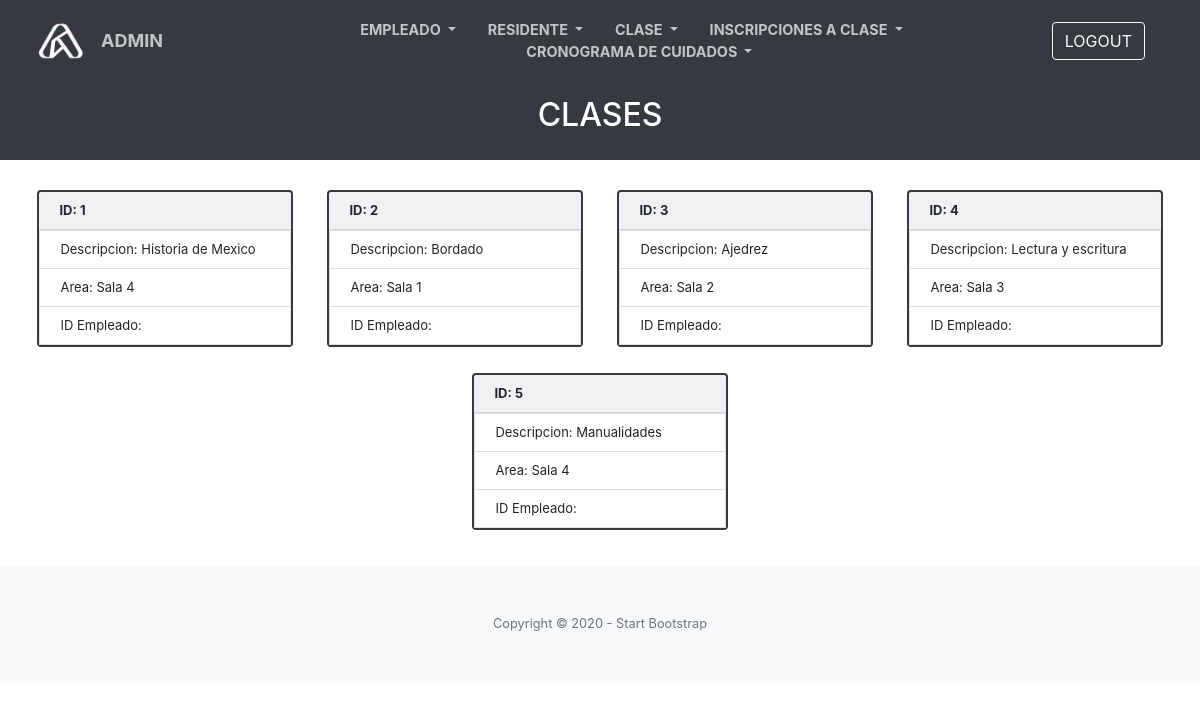
Screenshot of /ver_clase.php with the database file from the repository.
### tables this page shows
create table Clase (
ID smallint not null auto_increment,
Descripcion char(30) not null,
Area char(20),
ID_Empleado smallint not null,
foreign key (ID_Empleado)
	references Empleado(ID)
    ON UPDATE CASCADE ON DELETE cascade,
primary key (ID)
);

### public_html/ver_clase.php (the view, shortened to what this page needs)
<?php
include('db.php');
?>
<!DOCTYPE html>
<html lang="en">
<head>
    <link rel="stylesheet" href="css/style.css">
    <link href="css/styles.css" rel="stylesheet" />
</head>
<body>
    <nav class="navbar navbar-expand-lg navbar-light fixed-top py-3 ml-0 " id="mainNav">
        <div class="container ml-1">
            <a class="navbar-brand js-scroll-trigger" href="index.php"><img src="img/logo5.png" class="logo" id="logo" alt=""></a>
            <a class="navbar-brand js-scroll-trigger mr-5" href="inicio_admin.php" style="font-size: 18px;">ADMIN</a>
            <div class="collapse navbar-collapse ml-5" id="navbarResponsive">
                <ul class="navbar-nav nav justify-content-center mr-5">
                    <li class="nav-item dropdown show">
                        <a class="nav-link js-scroll-trigger dropdown-toggle" href="#" role="button" id="dropdownMenuLink" data-toggle="dropdown" aria-haspopup="true" aria-expanded="false">
                            EMPLEADO
                        </a>
                    </li>
                    <li class="nav-item dropdown show">
                        <a class="nav-link js-scroll-trigger dropdown-toggle" href="#" role="button" id="dropdownMenuLink" data-toggle="dropdown" aria-haspopup="true" aria-expanded="false">
                            RESIDENTE
                        </a>
                    </li>
                    <li class="nav-item dropdown show">
                        <a class="nav-link js-scroll-trigger dropdown-toggle" href="#" role="button" id="dropdownMenuLink" data-toggle="dropdown" aria-haspopup="true" aria-expanded="false">
                            CLASE
                        </a>
                    </li>
                    <li class="nav-item dropdown show">
                        <a class="nav-link js-scroll-trigger dropdown-toggle" href="#" role="button" id="dropdownMenuLink" data-toggle="dropdown" aria-haspopup="true" aria-expanded="false">
                            INSCRIPCIONES A CLASE
                        </a>
                    </li>
                    <li class="nav-item dropdown show">
                        <a class="nav-link js-scroll-trigger dropdown-toggle" href="#" role="button" id="dropdownMenuLink" data-toggle="dropdown" aria-haspopup="true" aria-expanded="false">
                            CRONOGRAMA DE CUIDADOS
                        </a>
                    </li>
                </ul>
            </div>
            <a class="btn btn-outline-light" href="logout.php"><span class="glyphicon glyphicon-log-in"></span> LOGOUT</a>
        </div>
    </nav>
    <section class="bg-dark text-white h-20 " style="height:20%;">
        <div class="container text-center pt-5">
            <h2 class="mb-2 pt-5">CLASES</h2>
        </div>
    </section>
    <section class="characteristics" style="line-height: 1;">
        <section class="characteristics__container">
            <?php
            $result = mysqli_query($con, "SELECT * FROM `clase`");
            while ($row = mysqli_fetch_assoc($result)) {
            ?>
                <article class="characteristics__item; card bg-light mb-3 border-dark">
                    <ul class="list-group list-group-flush">
                        <form method='post' action=''>
                            <div class="card-header font-weight-bold">
                                ID: <?php echo $row['ID']; ?>
                            </div>
                            <li class="list-group-item">
                                Descripcion: <?php echo $row['Descripcion']; ?>
                            </li>
                            <li class="list-group-item">
                                Area: <?php echo $row['Area']; ?>
                            </li>
                            <li class="list-group-item">
                                ID Empleado: <?php echo $row['ID_Empledao']; ?>
                            </li>
                        </form>
                    </ul>
                </article>
            <?php }
            ?>
        </section>
    </section>
    <footer class="bg-light py-5">
        <div class="container">
            <div class="small text-center text-muted">Copyright © 2020 - Start Bootstrap</div>
        </div>
    </footer>
</body>
</html>

### public_html/css/style.css (style rules this page uses)
.characteristics { padding: 20px 20px; text-align: left; font-size: 13px; line-height: 1; }
.characteristics .characteristics__container { display: flex; flex-wrap: wrap; justify-content: space-around; }
.characteristics .card { flex: 0 0 22%; margin: 10px; border: 2px solid; padding: 0; text-decoration: 1; }
.list-group-item { inline-size: 2; }
body { line-height: 1; }
#logo { width: 50px; }

### rows the page displays
clase: ID "1", Descripcion "Historia de Mexico", Area "Sala 4"
clase: ID "2", Descripcion "Bordado", Area "Sala 1"
clase: ID "3", Descripcion "Ajedrez", Area "Sala 2"
clase: ID "4", Descripcion "Lectura y escritura", Area "Sala 3"
clase: ID "5", Descripcion "Manualidades", Area "Sala 4"
